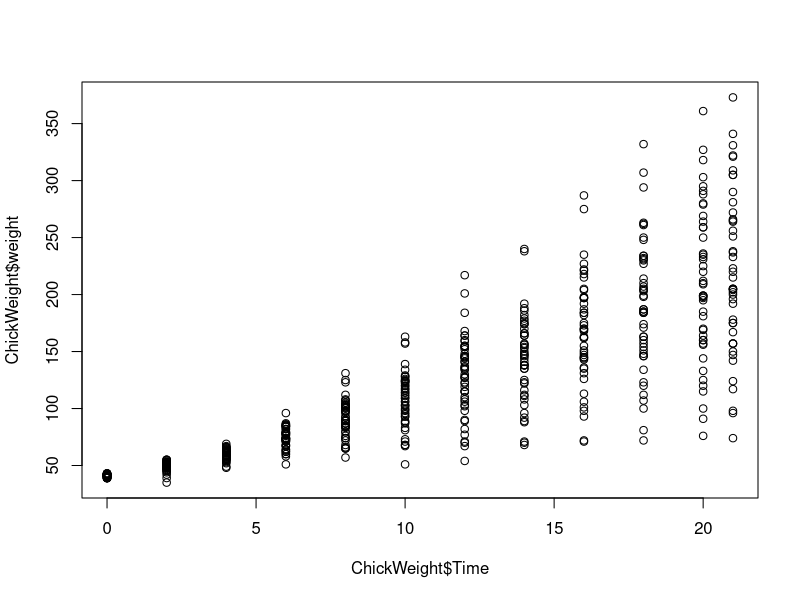

Here is the R script that generated this plot:
## ---- chunk 1
knitr::opts_chunk$set(echo = TRUE)
## ---- chunk 2

datasets::ChickWeight

plot(ChickWeight$Time, ChickWeight$weight)
